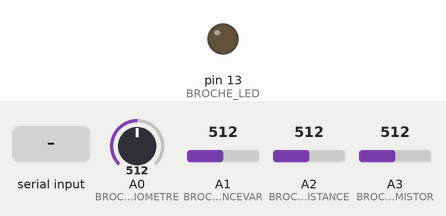
This sketch was run on a simulated Arduino Uno, built with avr-gcc and run on an emulated ATmega328P. Parts: output pins drawn as LEDs (lit = HIGH). The test bench sets the inputs (shaded band); at power-on: A0 (BROCHE_POTENTIOMETRE) = 512, A1 (BROCHE_RESISTANCEVAR) = 512, A2 (BROCHE_PHOTORESISTANCE) = 512, A3 (BROCHE_THERMISTOR) = 512. What the sketch prints to the serial monitor is not drawn.

Above: at 1.2 s.
1.3 s: "A" received over Serial
At 2.1 s:
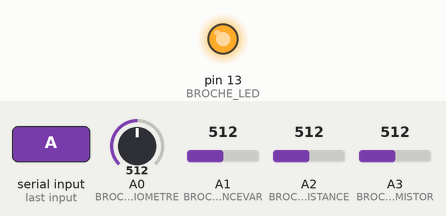
2.8 s: "B" received over Serial
At 3.8 s:
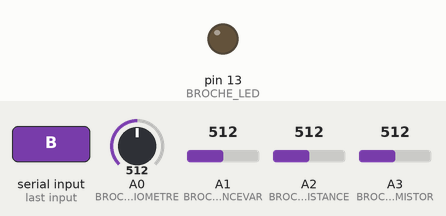
Timing chart, 0 to 5.8 s (numbered marks = the images above; inputs shaded):
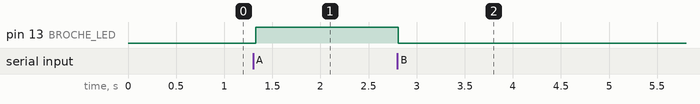

The sketch:

code_arduino.ino
```cpp
/*
    communication bilatérale entre arduino et processing
    arduino <-> processing
    les données des 4 capteurs sont envoyées d'arduino vers processing
    des caractères simples sont envoyés de processing vers arduino
*/

#define BROCHE_POTENTIOMETRE     A0
#define BROCHE_RESISTANCEVAR     A1
#define BROCHE_PHOTORESISTANCE   A2
#define BROCHE_THERMISTOR        A3
#define BROCHE_LED               13

int signal_potentiometre;
int signal_resistancevar;
int signal_photoresistance;
int signal_thermistor;

int inByte = 0;                         // octet entrant

void setup() {
  pinMode(BROCHE_POTENTIOMETRE, INPUT); // la broche est définie comme une entrée
  pinMode(BROCHE_RESISTANCEVAR, INPUT); // la broche est définie comme une entrée
  pinMode(BROCHE_PHOTORESISTANCE, INPUT); // la broche est définie comme une entrée
  pinMode(BROCHE_THERMISTOR, INPUT);    // la broche est définie comme une entrée
  pinMode(BROCHE_LED, OUTPUT);
  digitalWrite(BROCHE_LED, LOW);

  Serial.begin(9600);                   // démarrer la communication avec l'ordinateur

  while (!Serial) {
    ; // attendre que la connection série soit réalisée
  }

}

void loop() {

  // Recevoir un caractère par le port série

  if (Serial.available() > 0) {
    inByte = Serial.read();
    if ( char(inByte) == 'A') digitalWrite(BROCHE_LED, HIGH);
    if ( char(inByte) == 'B') digitalWrite(BROCHE_LED, LOW);
  }

  // Récupérer les valeurs

  signal_potentiometre = analogRead(BROCHE_POTENTIOMETRE);
  signal_resistancevar = analogRead(BROCHE_RESISTANCEVAR);
  signal_photoresistance = analogRead(BROCHE_PHOTORESISTANCE);
  signal_thermistor = analogRead(BROCHE_THERMISTOR);

  // Envoyer les valeurs sur le port série

  Serial.print(signal_potentiometre);
  Serial.print(",");
  Serial.print(signal_resistancevar);
  Serial.print(",");
  Serial.print(signal_photoresistance);
  Serial.print(",");
  Serial.println(signal_thermistor);

  delay(50);  // pause de 50 millisecondes

}
```

Measured:
- after the input at 1.3 s, pin 13 (BROCHE_LED): LOW → HIGH at once
- after the input at 2.8 s, pin 13 (BROCHE_LED): HIGH → LOW at once
